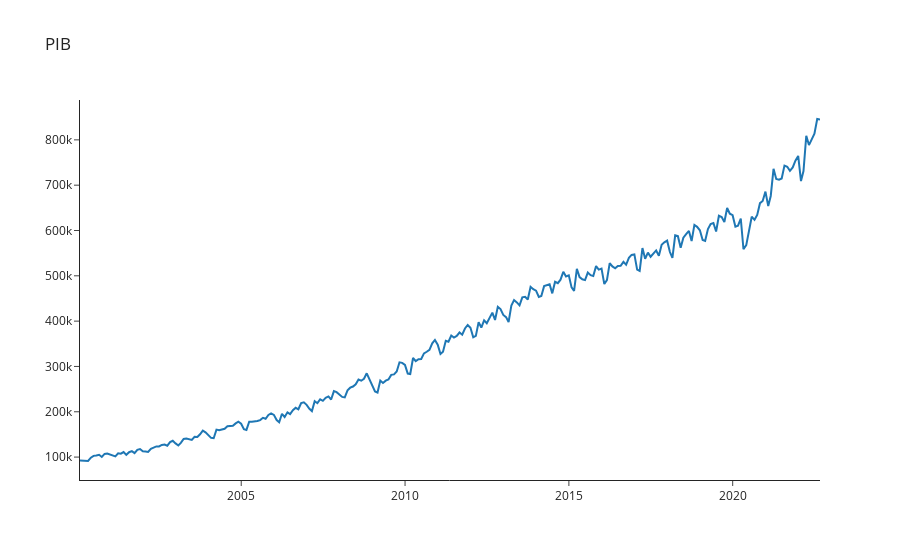

Here is the notebook cell this chart was saved with:
### Markdown cell above
# PIB

### Code cell
#PIB em dola ODA/BRA_NGDPD

pib = nasdaqdatalink.get('BCB/4380', start_date= '2000-01-01')

fig = go.Figure() 
fig.add_trace(go.Scatter(name='PIB', x=pib.index, y=pib.Value)) 
fig.update_layout(title_text='PIB', template='simple_white') 
fig.show() 

#Valores em Milhoes

### Figure 1 — Plotly figure (JSON) as saved in the notebook; plotly's stock layout.template omitted (floating-point values rounded to 4 significant figures; data arrays with more than 128 entries replaced by an {"elided": "..."} marker saying what was removed)
{"data": [{"name": "PIB", "type": "scatter", "x": {"elided": "272 str values"}, "y": {"elided": "272 float values"}}], "layout": {"title": {"text": "PIB"}}}
